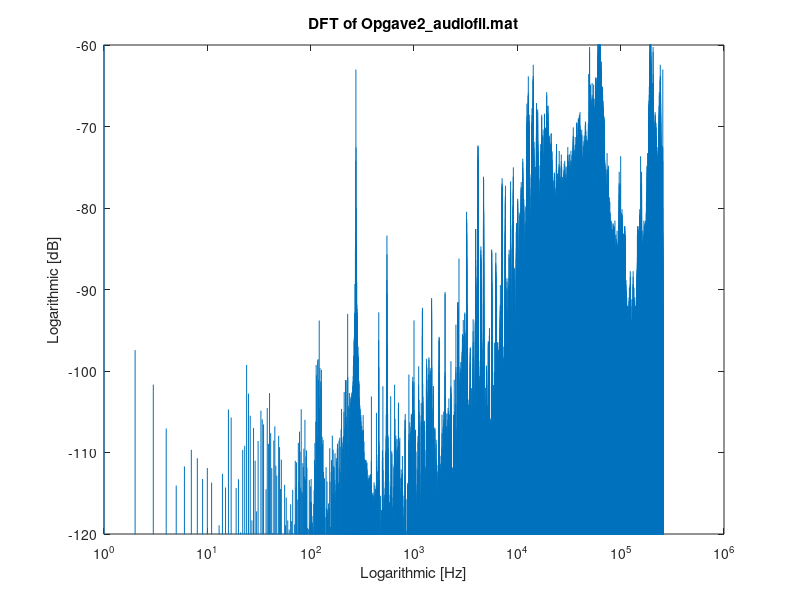
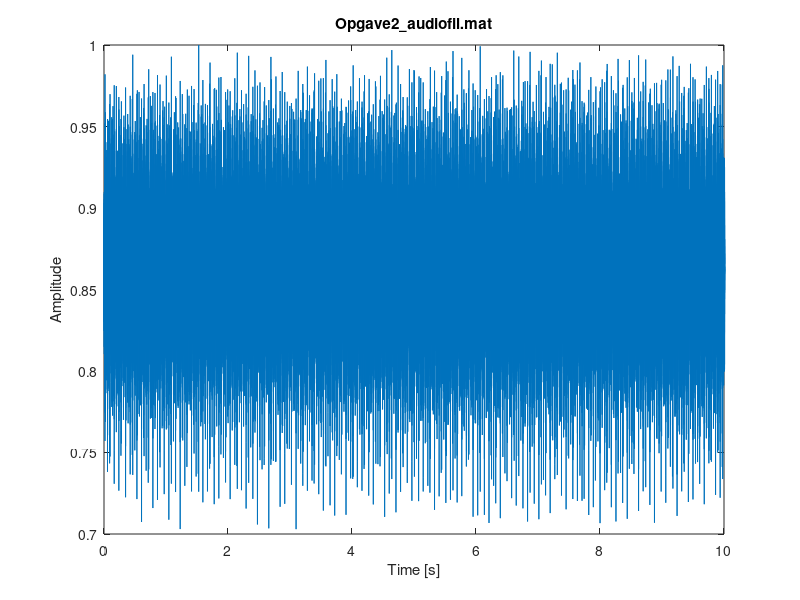

Reproduce these figures in MATLAB, in order. (Note: this script raises an error after producing the figures.)
%% Case 2
load('Opgave2_audiofil.mat', 'raw_input');
fs = 25600;
raw_input = raw_input ./ max(raw_input);
%soundsc(y, Fs);

figure(5)
plot((0:length(raw_input)-1) / fs, raw_input);
xlim([0, 10])
title('Opgave2\_audiofil.mat')
xlabel('Time [s]')
ylabel('Amplitude')

xk = fft(raw_input(1:10*fs));
xk = 2 * xk ./ length(xk);

%%
figure(1)
stem(20*log10(abs(xk)), 'BaseValue', -160, 'Marker', 'none');
title('DFT of Opgave2\_audiofil.mat');
xlabel('Logarithmic [Hz]');
ylabel('Logarithmic [dB]');
set(gca, 'xscal', 'log');
ylim([-120, -60]);
xlim([30, Fs/2]);
grid on

figure(2)
stem(abs(xk), 'Marker', 'none');
title('DFT of Opgave2\_audiofil.mat');
set(gca, 'xscal', 'log');
xlabel('Logarithmic [Hz]');
ylabel('Linear');
%ylim([0, 1]);
xlim([30, Fs/2]);
grid on

figure(3)
stem(20*log10(abs(xk)), 'BaseValue', -160, 'Marker', 'none');
title('DFT of Opgave2\_audiofil.mat');
xlabel('Linear [Hz]');
ylabel('Logarithmic [dB]');
ylim([-120, -60]);
xlim([30, Fs/2]);
grid on

figure(4)
stem(abs(xk), 'Marker', 'none');
title('DFT of Opgave2\_audiofil.mat');
xlabel('Linear [Hz]');
ylabel('Linear');
%ylim([0, 1]);
xlim([30, Fs/2]);
grid on

%%
dc_mean = xk(1) / 2
ac_mean = rms(raw_input-dc_mean)
energi = sum(raw_input.^2)

%%
s = ifft([zeros(1, 40), xk(40:length(xk)-1)]);
figure(7)
plot((0:length(s)-1) / fs, abs(s));
xlim([5, 5.5])

